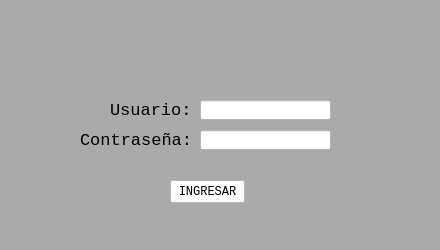
   <widget class="QWidget" name="widgetLogin" native="true">
    <property name="geometry">
     <rect>
      <x>0</x>
      <y>0</y>
      <width>440</width>
      <height>250</height>
     </rect>
    </property>
    <property name="styleSheet">
     <string notr="true">background-color: rgb(170, 170, 170);</string>
    </property>
    <widget class="QLabel" name="label">
     <property name="geometry">
      <rect>
       <x>110</x>
       <y>100</y>
       <width>81</width>
       <height>21</height>
      </rect>
     </property>
     <property name="font">
      <font>
       <family>Courier New</family>
       <pointsize>13</pointsize>
      </font>
     </property>
     <property name="text">
      <string>Usuario:</string>
     </property>
    </widget>
    <widget class="QLabel" name="label_2">
     <property name="geometry">
      <rect>
       <x>80</x>
       <y>130</y>
       <width>111</width>
       <height>21</height>
      </rect>
     </property>
     <property name="font">
      <font>
       <family>Courier New</family>
       <pointsize>13</pointsize>
      </font>
     </property>
     <property name="text">
      <string>Contraseña:</string>
     </property>
    </widget>
    <widget class="QLineEdit" name="lineLoginUsuario">
     <property name="geometry">
      <rect>
       <x>200</x>
       <y>100</y>
       <width>131</width>
       <height>20</height>
      </rect>
     </property>
     <property name="styleSheet">
      <string notr="true">background-color: rgb(255, 255, 255);</string>
     </property>
    </widget>
    <widget class="QLineEdit" name="lineLoginContra">
     <property name="geometry">
      <rect>
       <x>200</x>
       <y>130</y>
       <width>131</width>
       <height>20</height>
      </rect>
     </property>
     <property name="styleSheet">
      <string notr="true">background-color: rgb(255, 255, 255);</string>
     </property>
    </widget>
    <widget class="QPushButton" name="ButtonLoginIngresar">
     <property name="geometry">
      <rect>
       <x>170</x>
       <y>180</y>
       <width>75</width>
       <height>23</height>
      </rect>
     </property>
     <property name="font">
      <font>
       <family>Courier New</family>
      </font>
     </property>
     <property name="styleSheet">
      <string notr="true">background-color: rgb(255, 255, 255);</string>
     </property>
     <property name="text">
      <string>INGRESAR</string>
     </property>
    </widget>
   </widget>
